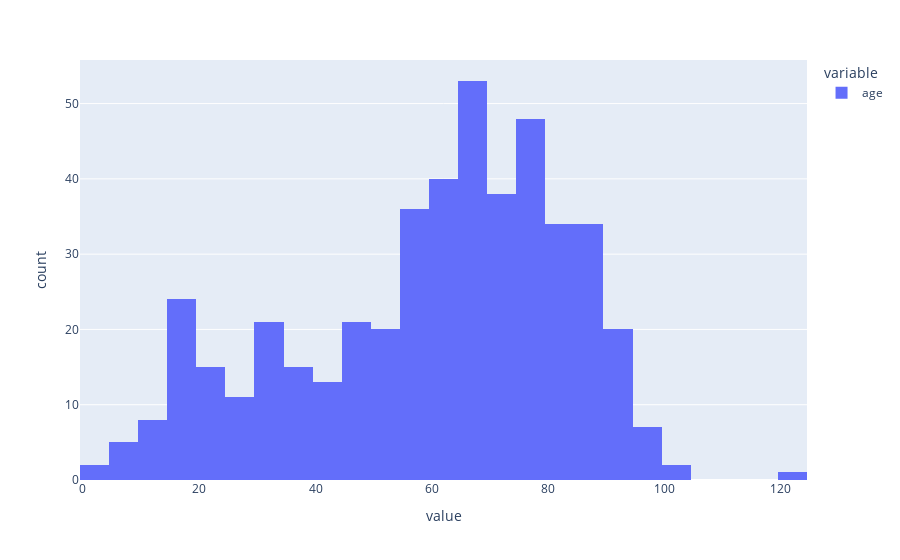

Notebook cell for this chart:
### Code cell
px.histogram(df.age)

### Figure 1 — Plotly figure (JSON) as saved in the notebook; plotly's stock layout.template omitted (floating-point values rounded to 4 significant figures; data arrays with more than 128 entries replaced by an {"elided": "..."} marker saying what was removed)
{"data": [{"alignmentgroup": "True", "bingroup": "x", "hovertemplate": "variable=age<br>value=%{x}<br>count=%{y}<extra></extra>", "legendgroup": "age", "marker": {"color": "#636efa", "pattern": {"shape": ""}}, "name": "age", "offsetgroup": "age", "orientation": "v", "showlegend": true, "type": "histogram", "x": {"elided": "468 int values"}, "xaxis": "x", "yaxis": "y"}], "layout": {"autosize": true, "barmode": "relative", "legend": {"title": {"text": "variable"}, "tracegroupgap": 0}, "margin": {"t": 60}, "xaxis": {"anchor": "y", "autorange": true, "domain": [0, 1], "range": [-0.5, 124.5], "title": {"text": "value"}, "type": "linear"}, "yaxis": {"anchor": "x", "autorange": true, "domain": [0, 1], "range": [0, 55.79], "title": {"text": "count"}}}}
